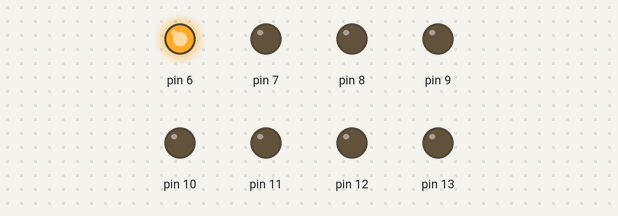
A sketch run on a simulated Arduino Uno, built with avr-gcc and run on an emulated ATmega328P. Shown: output pins drawn as LEDs (lit = HIGH).

Above: at 0.02 s.
At 0.42 s:
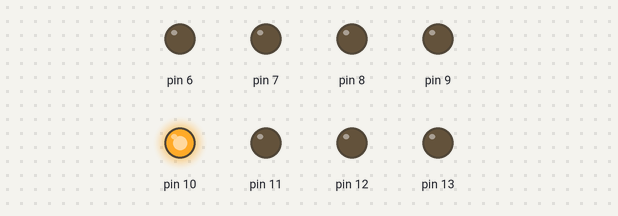
At 0.82 s:
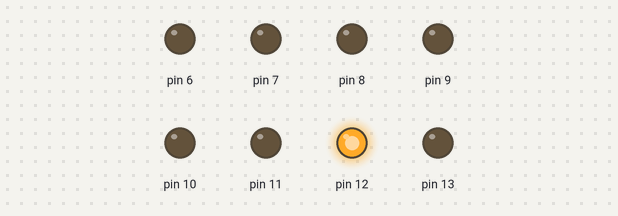
At 1.62 s:
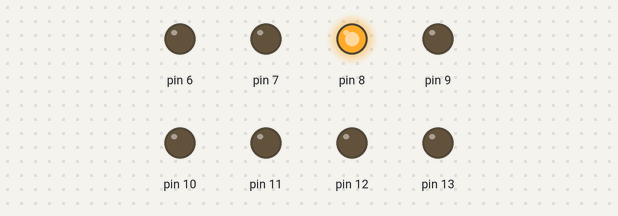
At 2.32 s:
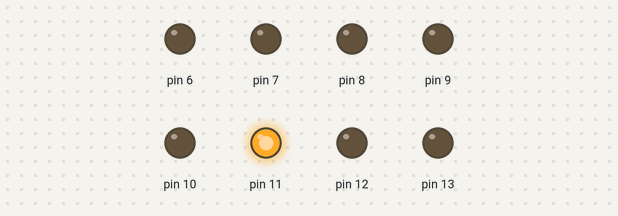
At 3.17 s:
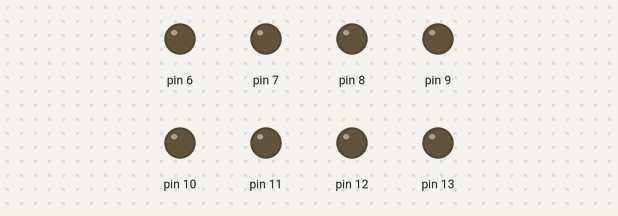
Timing chart, 0 to 3.5 s (numbered marks = the images above):
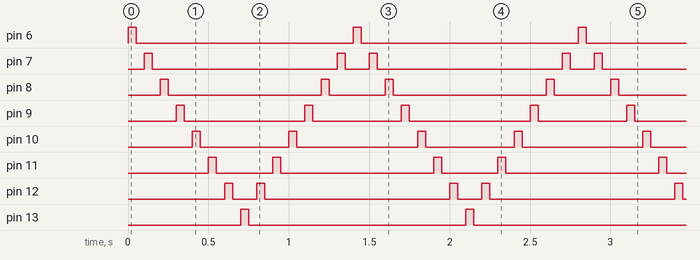

Measured:
- by itself, pin 6, pin 13: alternates HIGH for 0.05 s and LOW for 1.4 s
- by itself, pin 7: repeats every 1.4 s: LOW 1.2 s, HIGH 0.05 s, LOW 0.15 s, HIGH 0.05 s
- by itself, pin 8: repeats every 1.4 s: LOW 0.95 s, HIGH 0.05 s, LOW 0.35 s, HIGH 0.05 s
- by itself, pin 9: repeats every 1.4 s: LOW 0.75 s, HIGH 0.05 s, LOW 0.55 s, HIGH 0.05 s
- by itself, pin 10: repeats every 1.4 s: LOW 0.55 s, HIGH 0.05 s, LOW 0.75 s, HIGH 0.05 s
- by itself, pin 11: repeats every 1.4 s: LOW 0.35 s, HIGH 0.05 s, LOW 0.95 s, HIGH 0.05 s
- by itself, pin 12: repeats every 1.4 s: LOW 0.15 s, HIGH 0.05 s, LOW 1.2 s, HIGH 0.05 s

The sketch:

KarasimsekDevresiYapimi.ino
```cpp
int beklemeSuresi = 50;

void setup() {

  for(int i = 6; i<14;i++){

    pinMode(i,OUTPUT);
  }
}
void loop() {

  for(int i = 6; i<14;i++){

    digitalWrite(i,HIGH);
    delay(beklemeSuresi);
    digitalWrite(i,LOW);
    delay(beklemeSuresi);
  }

  //Ters tarafa

  for(int i = 12; i>6;i--){

    digitalWrite(i,HIGH);
    delay(beklemeSuresi);
    digitalWrite(i,LOW);
    delay(beklemeSuresi);
  }
}
```
